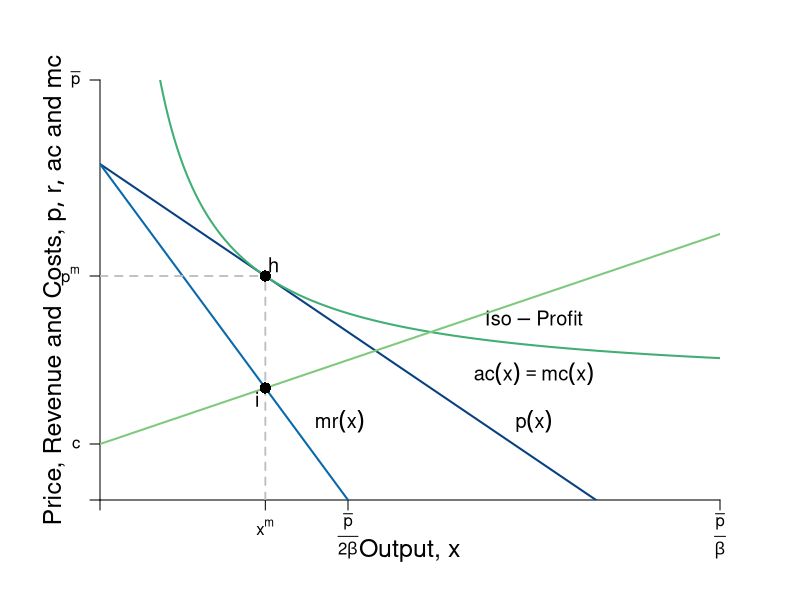

The R script that drew this image:
#Graph Designer: Simon Halliday + Scott Cohn
#Authors: Bowles and Halliday
#Title: Coordination, Conflict and Competition: A Text in Microeconomics

require(shape)
pdf(file = "firmmarketsupply/isoprofit_monopoly_B.pdf", width = 9, height = 7)

#Set parameters for graphics
axislabelsize <- 1.5
labelsize <- 1.2
graphlinewidth <- 2
segmentlinewidth <- 1.8

COL <- c("#7fc97f", "#beaed4", "#fdc086", "#ffff99", "#386cb0", "#f0027f", "#bf5b17", "#666666")
COLA <- c("#e0f3db", "#99d8c9","#66c2a4","#41ae76", "#238b45", "#005824")
COLB <- c("#c6dbef", "#4eb3d3", "#2b8cbe", "#0868ac","#084081")

#Edited the margins to cater for the larger LHS labels
par(mar =  c(5, 5, 4, 4))

AvgRevenue <- function(x, rmax = 12, xmax = 12){
  rmax - (rmax/xmax)*x
}

MRevenue <- function(x, rmax = 12, xmax = 12){
  rmax - 2*(rmax/xmax)*x
}

AvgCost <- function(x, c0 = 2, c1 = 4){
  c0/x + c1
}

# From CORE
IsoProf <- function(x, k = 0, c0 = 2, c1 = 4){
  AvgCost(x) + k/x
}

xlims <- c(0, 15)
ylims <- c(0, 15)

npts <- 501 
x <- seq(xlims[1], xlims[2], length.out = npts)
y <- seq(ylims[1], ylims[2], length.out = npts) 
a <- c(13, 16.75, 19.25)

plot(0, 0, xlim = xlims, ylim = ylims, type = "n",
     xlab = expression(paste("")),
     ylab = expression(paste("")), 
     xaxt = "n", 
     yaxt = "n", 
     cex.lab = axislabelsize, 
     bty = "n",
     xaxs="i", 
     yaxs="i")

# ticksy <- seq(from = ylims[1], to = ylims[2], by = 1)
# ylabels <- seq(from = ylims[1], to = ylims[2], by = 1)
# ticksx <- seq(from = xlims[1], to = xlims[2], by = 1)
# xlabels <- seq(from = xlims[1], to = xlims[2], by = 1)
ticksy <- c(0, 2, AvgRevenue(x = 4), ylims[2])
ylabels <- c(NA, expression(paste(c)), expression(paste(p^{m})), expression(paste(bar(p))))
ticksx <- c(0, 4, 6, xlims[2])
xlabels <- c(NA, expression(paste(x^{m})), expression(paste(frac(bar(p),2*beta))), expression(paste(frac(bar(p),beta))))

axis(1, at = ticksx, pos = 0, labels = FALSE)
text(x = c(0, 4, 6, xlims[2]), par("usr")[3] - 0.4, labels = xlabels, srt = 0, pos = 1, xpd = TRUE)
axis(2, at = ticksy, pos = 0, labels = ylabels, las = 1)

npts <- 500 
xx1 <- seq(xlims[1], xlims[2], length.out = npts)
xx3 <- seq(2, 6, length.out = npts)

lines(xx1, AvgRevenue(xx1, rmax = 12, xmax = 12), col = COLB[5], lwd = graphlinewidth)
lines(xx1, MRevenue(xx1, rmax = 12, xmax = 12), col = COLB[4], lwd = graphlinewidth)
lines(xx1, IsoProf(xx1, k = 14), col = COLA[4], lwd = graphlinewidth)


#Label the axes
text(0.5*(xlims[2]), -1.8, expression(paste("Output, ", x)), xpd = TRUE, cex = axislabelsize) 
#mtext(expression(paste("Quantity of output, ", x)), side=1, line = 2.5, cex = axislabelsize)
text(-1.1, 0.5*ylims[2], expression(paste("Price, Revenue and Costs, ", list(p, r, ac), " and ", mc)), xpd = TRUE, cex = axislabelsize, srt = 90) 

#Label curves
text(10.5, 6.5, expression(paste(Iso-Profit)), cex = labelsize)
text(10.5, 4.5, expression(paste(ac(x) == mc(x))), cex = labelsize)
text(10.5, 2.8, expression(paste(p(x))), cex = labelsize)
text(5.8, 2.8, expression(paste(mr(x))), cex = labelsize)


#Draw segments for total costs
segments(0, AvgRevenue(x = 4), 4, AvgRevenue(x = 4), lty = 2, col = "gray" , lwd = segmentlinewidth)
segments(4, 0, 4, AvgRevenue(x = 4), lty = 2, col = "gray" , lwd = segmentlinewidth)
segments(0, 2, xlims[2], (2 + 0.5*ylims[2]), lty = 1, col = COL[1] , lwd = graphlinewidth)

#Label Points for comparison
points(4, MRevenue(x = 4), pch = 16, col = "black", cex = 1.5)
text(3.8, MRevenue(x = 4) - 0.4, expression(i), cex = labelsize)


points(4, AvgRevenue(x = 4), pch = 16, col = "black", cex = 1.5)
text(4.2, AvgRevenue(x = 4) + 0.4, expression(h), cex = labelsize)


dev.off()
